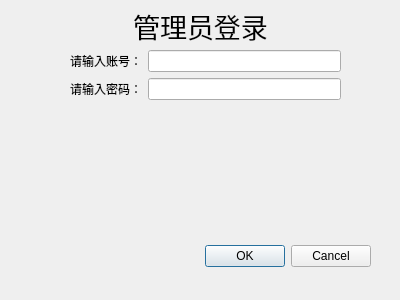
<?xml version="1.0" encoding="UTF-8"?>
<ui version="4.0">
 <class>AdminLogin</class>
 <widget class="QDialog" name="AdminLogin">
  <property name="geometry">
   <rect>
    <x>0</x>
    <y>0</y>
    <width>400</width>
    <height>300</height>
   </rect>
  </property>
  <property name="windowTitle">
   <string>Dialog</string>
  </property>
  <widget class="QDialogButtonBox" name="buttonBox">
   <property name="geometry">
    <rect>
     <x>30</x>
     <y>240</y>
     <width>341</width>
     <height>32</height>
    </rect>
   </property>
   <property name="orientation">
    <enum>Qt::Horizontal</enum>
   </property>
   <property name="standardButtons">
    <set>QDialogButtonBox::Cancel|QDialogButtonBox::Ok</set>
   </property>
  </widget>
  <widget class="QLabel" name="label_3">
   <property name="geometry">
    <rect>
     <x>0</x>
     <y>10</y>
     <width>401</width>
     <height>31</height>
    </rect>
   </property>
   <property name="font">
    <font>
     <pointsize>20</pointsize>
    </font>
   </property>
   <property name="text">
    <string>管理员登录</string>
   </property>
   <property name="alignment">
    <set>Qt::AlignCenter</set>
   </property>
  </widget>
  <widget class="QWidget" name="formLayoutWidget">
   <property name="geometry">
    <rect>
     <x>70</x>
     <y>50</y>
     <width>271</width>
     <height>161</height>
    </rect>
   </property>
   <layout class="QFormLayout" name="formLayout">
    <item row="0" column="0">
     <widget class="QLabel" name="label">
      <property name="text">
       <string>请输入账号：</string>
      </property>
     </widget>
    </item>
    <item row="0" column="1">
     <widget class="QLineEdit" name="lineEdit">
      <property name="inputMask">
       <string/>
      </property>
      <property name="text">
       <string/>
      </property>
     </widget>
    </item>
    <item row="1" column="0">
     <widget class="QLabel" name="label_2">
      <property name="text">
       <string>请输入密码：</string>
      </property>
     </widget>
    </item>
    <item row="1" column="1">
     <widget class="QLineEdit" name="lineEdit_2">
      <property name="echoMode">
       <enum>QLineEdit::Password</enum>
      </property>
     </widget>
    </item>
   </layout>
  </widget>
 </widget>
 <resources/>
 <connections>
  <connection>
   <sender>buttonBox</sender>
   <signal>accepted()</signal>
   <receiver>AdminLogin</receiver>
   <slot>accept()</slot>
   <hints>
    <hint type="sourcelabel">
     <x>248</x>
     <y>254</y>
    </hint>
    <hint type="destinationlabel">
     <x>157</x>
     <y>274</y>
    </hint>
   </hints>
  </connection>
  <connection>
   <sender>buttonBox</sender>
   <signal>rejected()</signal>
   <receiver>AdminLogin</receiver>
   <slot>reject()</slot>
   <hints>
    <hint type="sourcelabel">
     <x>316</x>
     <y>260</y>
    </hint>
    <hint type="destinationlabel">
     <x>286</x>
     <y>274</y>
    </hint>
   </hints>
  </connection>
 </connections>
</ui>
